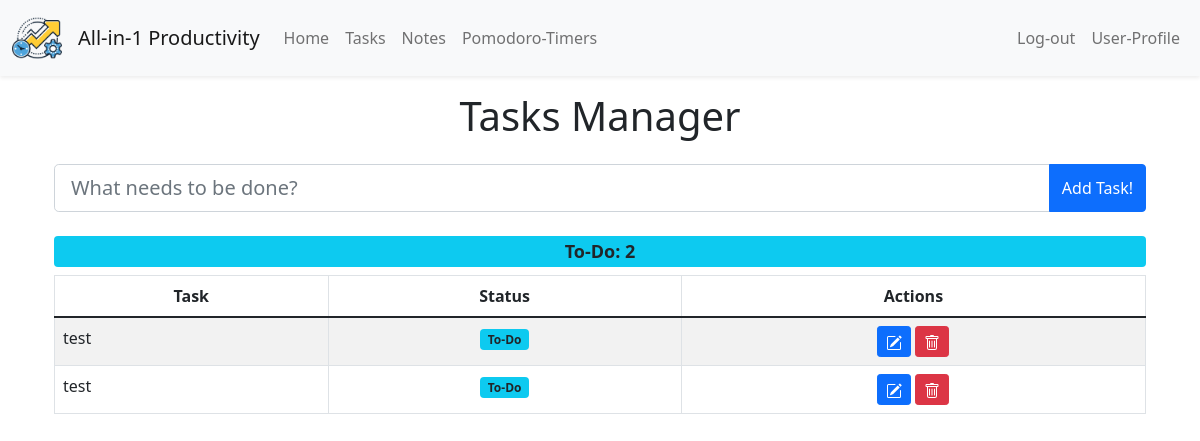
Page /tasks (signed in) on the committed database.
### tables this page shows
CREATE TABLE "tasks" (id INTEGER PRIMARY KEY AUTOINCREMENT NOT NULL, task TEXT NOT NULL, status TEXT NOT NULL DEFAULT 'not started', user_id INTEGER, FOREIGN KEY (user_id) REFERENCES users(id));

### app.py (the view)
@app.route('/tasks', methods=["GET"])
@login_required
def tasks():
    if ("user_id" not in session.keys()):
        return redirect(url_for("login"))
    tasks = db.execute("SELECT * FROM tasks WHERE user_id = ?", session["user_id"])
    return render_template("tasks.html", tasks=tasks, tasks_status_counter=count_tasks_group_by_status())

### app.py (called while the page is built)
@app.after_request
def after_request(response):
    response.headers["Cache-Control"] = "no-cache, no-store, must-revalidate"
    response.headers["Expires"] = 0
    response.headers["Pragma"] = "no-cache"
    return response

def count_tasks_group_by_status():
    tasks_status_count_db = db.execute("SELECT status, COUNT(*) FROM tasks WHERE user_id=? GROUP BY status", session.get("user_id"))
    tasks_status_count = {counter['status']: counter['COUNT(*)'] for counter in tasks_status_count_db}
    return tasks_status_count

### helpers.py (called while the page is built)
def login_required(f):
    @wraps(f)
    def decorated_function(*args, **kwargs):
        if session.get("user_id") is None:
            return redirect("/login")
        return f(*args, **kwargs)
    return decorated_function

### templates/tasks.html (shortened to what this page needs)
{% extends "layout.html" %}
{% block main %}
<section class="to-do-container container d-flex flex-column">
  <h1 class="text-center mb-4">Tasks Manager</h1>
    <form action="/add_task" method="POST" class="mb-4">
      <div class="input-group">
        <input type="text" class="form-control form-control-lg" placeholder="What needs to be done?" name="task" autofocus required>
        <button type="submit" class="btn btn-primary">Add Task!</button>
      </div>
    </form>
    <h4>
      <div class="d-flex gap-2 justify-content-between">
        {% for status, count in tasks_status_counter.items() %}
          {% if status == "completed" %}
            <span class="badge flex-grow-1 bg-success text-light float-right">Completed: {{ count }}</span>
          {% elif status == "pending" %}
            <span class="badge flex-grow-1 bg-danger text-light float-right">Pending: {{ count }}</span>
          {% elif status == "in progress" %}
            <span class="badge flex-grow-1 bg-warning text-dark float-right ">In-Progress: {{ count }}</span>
          {% elif status == "not started" %}
            <span class="badge flex-grow-1 bg-info text-dark float-right">To-Do: {{ count }}</span>
          {% endif %}
        {% endfor %}
      </div>
    </h4>
    <table class="table table-striped table-bordered">
    <thead>
      <tr>
        <th class="text-center">Task</th>
        <th class="text-center">Status</th>
        <th class="text-center">Actions</th>
      </tr>
    </thead>
    <tbody>
      {% if not tasks %}
        <tr>
          <td class="text-center" colspan="3">
            Let's get productive! Add some tasks to get started.
          </td>
        </tr>
      {% else %}
        {% for row in tasks %}
          <tr>
            <td class="text-start">{{ row.task }}</td>
            <td class="text-center">
              {% if row.status == "completed" %}
                <span class="badge bg-success text-light">Completed</span>
              {% elif row.status == "pending" %}
                <span class="badge bg-danger text-light">Pending</span>
              {% elif row.status == "in progress" %}
                <span class="badge bg-warning text-dark">In-Progress</span>
              {% elif row.status == "not started" %}
                <span class="badge bg-info text-dark">To-Do</span>
              {% else %}
                {{ row.status }}
              {% endif %}
            </td>
          <td class="text-center">
            <form action="/edit_task/{{ row.id }}" method="GET" style="display: inline-block;">
              <button type="submit" class="btn btn-sm btn-primary">
              </button>
            </form>
            <form action="/del_task" method="POST" style="display: inline-block;">
              <button type="submit" class="btn btn-sm btn-danger" onclick="return confirm('Are you sure you want to delete this task?')">
              </button>
            </form>
          </td>
          </tr>
        {% endfor %}
      {% endif %}
    </tbody>
  </table>
</section>
{% endblock %}

### rows in the picture
tasks: task "test", status "To-Do"
tasks: task "test", status "To-Do"

### other values in the picture
{{ count }} "2"
